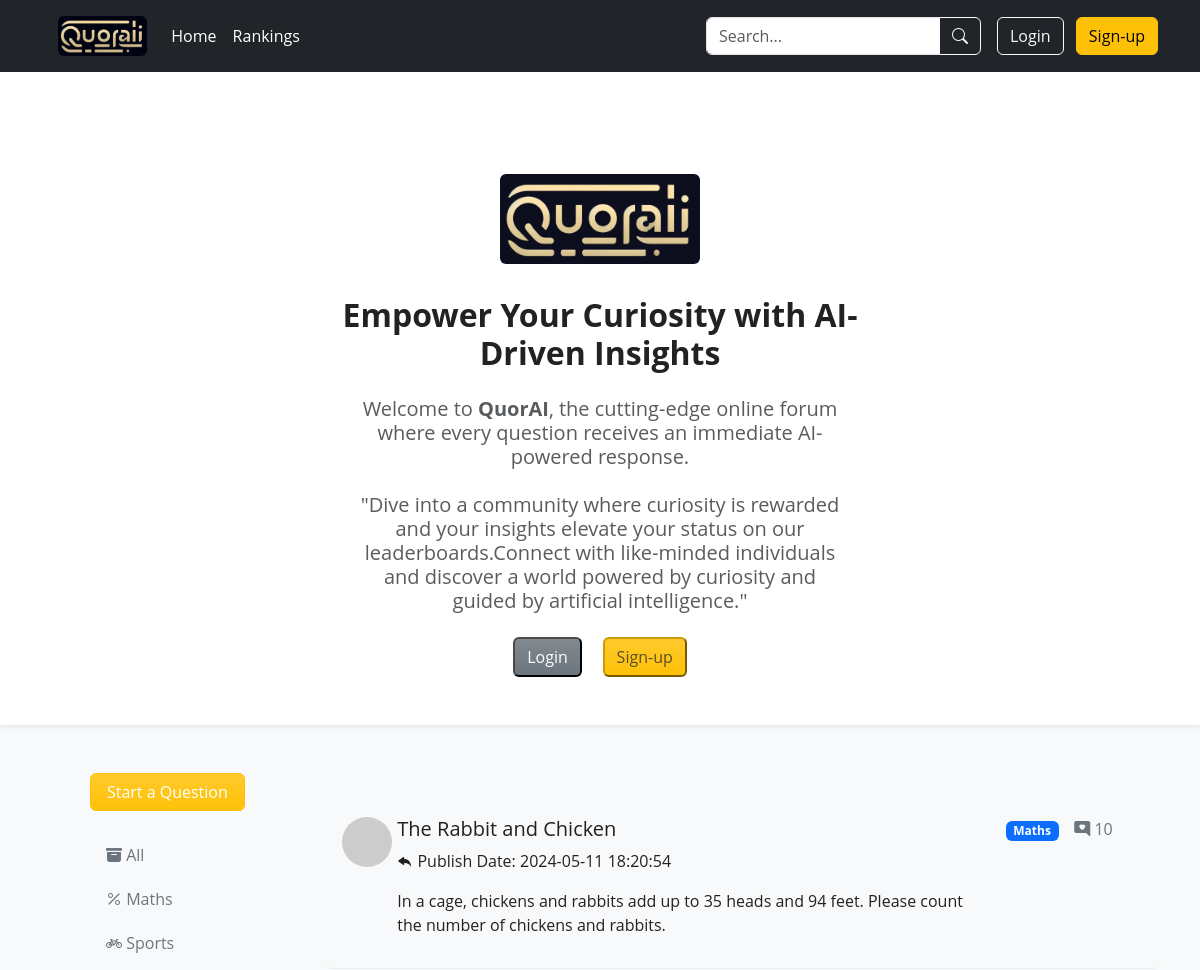
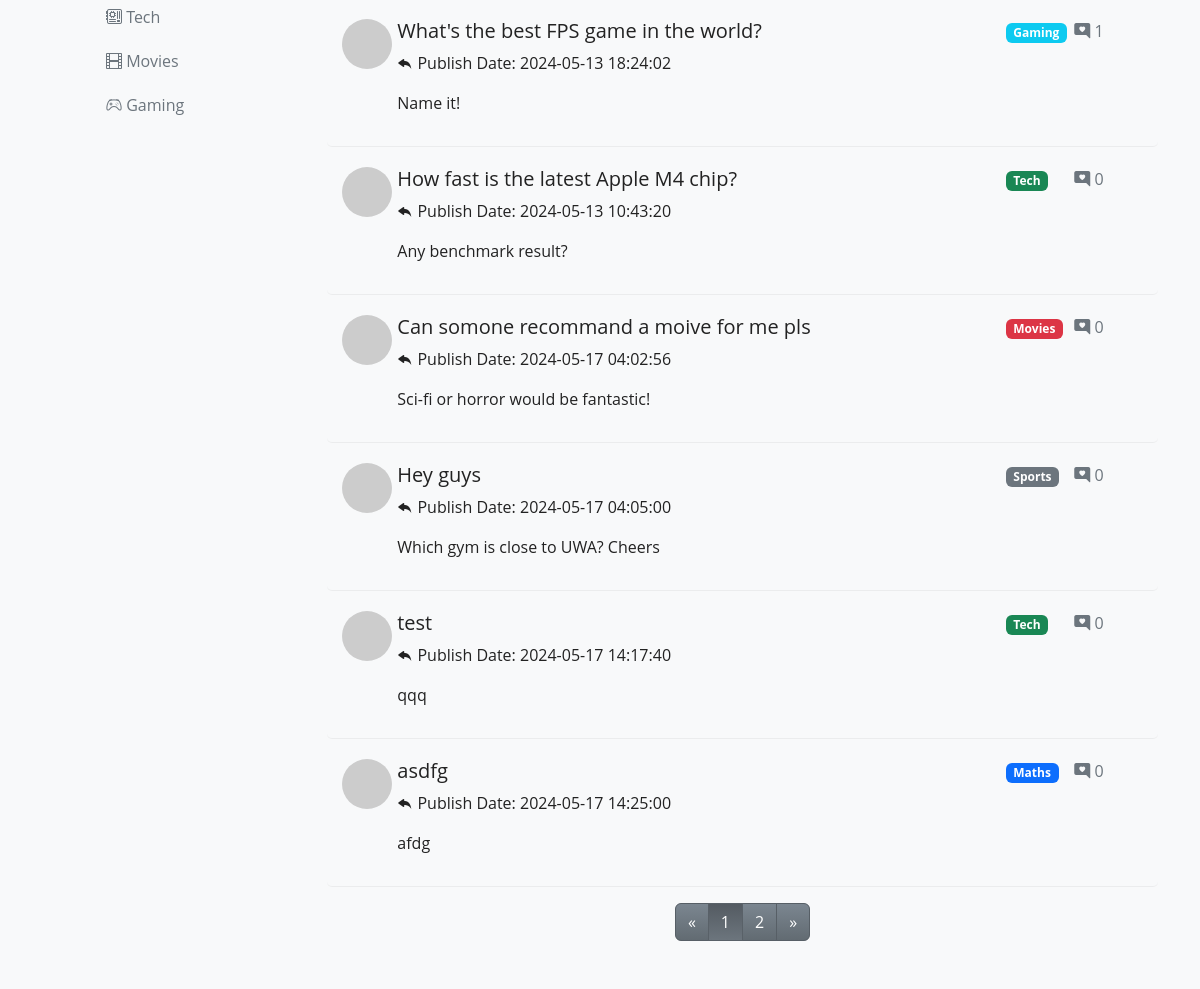
The page / on the database its author committed (2 pictures, top to bottom).
### app/models.py (models this page shows, shortened)
class Category(db.Model):
    id = db.Column(db.Integer, primary_key=True)
    name = db.Column(db.String(32), unique=True)
    iconClass = db.Column(db.String(32))
    posts = db.relationship('Post', backref='category', lazy='dynamic')

class Post(db.Model):
    id = db.Column(db.Integer, primary_key=True)
    title = db.Column(db.String(64))
    body = db.Column(db.String(1024))
    timestamp = db.Column(db.DateTime, index=True, default=datetime.now)
    author_id = db.Column(db.Integer, db.ForeignKey('user.id'), index=True)
    category_id = db.Column(db.Integer, db.ForeignKey('category.id'), index=True)
    comments = db.relationship('Comment', backref='post', lazy='dynamic')
    is_solved = db.Column(db.Boolean, default=False)

### app/routes.py (the view)
@app.route('/')
def index():
    page = request.args.get('page', 1, type=int)
    category_id = request.args.get('category')
    if category_id:
        paginate = Post.query.filter_by(
            category_id=category_id).paginate(page=page, per_page=7)
    else:
        paginate = Post.query.paginate(page=page, per_page=7)
    categories = Category.query.all()
    return render_template('index.html', user=current_user, categories=categories, paginate=paginate)

### app/templates/index.html (shortened to what this page needs)
{% extends "base.html" %}
{% block style %}
<link rel="stylesheet" href="{{ url_for('static', filename='css/index.css') }}" />
{% endblock %}
{% block main %}
<div class="bg-light">
    {% if not current_user.is_authenticated %}
    <div class="text-center bg-white pt-3 shadow-sm pb-5">
        <h1 class="danger-text pt-5 pb-4"><img alt="logo" src="{{ url_for('static', filename='img/4501715747379_.pic.jpg') }}" class="rounded index-logo" /></h1>
        <div class="col-md-6 offset-3">
            <h2><b>Empower Your Curiosity with AI-Driven Insights</b></h2>
            <h5 class="mt-4 mb-4 col-md-10 offset-1 text-muted">Welcome to <b>QuorAI</b>, the cutting-edge online forum where every question receives an immediate AI-powered response.</h5>
            <h5 class="mt-4 mb-4 col-md-10 offset-1 text-muted">"Dive into a community where curiosity is rewarded and your insights elevate your status on our leaderboards.Connect with like-minded individuals and discover a world powered by curiosity and guided by artificial intelligence."</h5>
        </div>
        <div>
            <a class="btn btn-secondary bg-gradient btn-large intro-btn-login" href="#" data-bs-toggle="modal" data-bs-target="#ModalToggle">Login</a>
            <a class="btn btn-warning bg-gradient btn-large intro-btn-signup text-muted" href="#" data-bs-toggle="modal" data-bs-target="#staticBackdrop">Sign-up</a>
       </div>
    </div>
    {% endif %}
    <div class="container mt-5">
        <div class="row clearfix">
            <div class="homepage-nav col-md-3 column">
                <a class="btn btn-warning bg-gradient text-white px-3 mx-5" href="{{ url_for('newDiscussion') }}">Start a
                    Question</a>
                <ul class="nav flex-column mt-4 mx-5">
                    <li class="nav-item mb-1">
                        <a class="nav-link text-secondary hover-orange" href= "/">
                            <i class="bi bi-archive-fill"></i>
                            <span class="Button-label">All</span>
                        </a>
                    </li>
                    {% for category in categories %}
                    <li class="nav-item mb-1">
                        <a class="nav-link text-secondary hover-orange" href="?category={{ category.id }}">
                            <i class="{{ category.iconClass }}"></i>
                            <span class="Button-label">{{ category.name }}</span>
                        </a>
                    </li>
                    {% endfor %}
                </ul>
            </div>
            <div class="homepage-results col-md-9 column">
                {% if paginate.total == 0 %}
                <h4 class="text-center mt-4 text-secondary">
                    No discussions found.
                </h4>
                {% else %}
                <ul class="discussion-list list-unstyled mt-4">
                    {% for post in paginate.items %}
                    <li>
                        <div class="row clearfix">
                            <div class="col-md-10 column row clearfix">
                                <div class="col-md-1 column">
                                    <img alt="Avatar" src='https://robohash.org/{{ post.author.email }}' class="rounded-circle"
                                        style="width: 50px; height: 50px;" />
                                </div>
                                <div class="col-md-11">
                                    <h5>
                                        <a href="{{ url_for('postDetails', post_id=post.id) }}" style="text-decoration: none; color: inherit;" onmouseover="this.style.color='#007bff'" onmouseout="this.style.color='inherit'">{{ post.title }}</a>
                                    </h5>
                                    <p>
                                        <i class="bi bi-reply-fill"></i>
                                        Publish Date: <span id="humanTimestamp_{{ post.id }}"></span>
                                    </p>
                                    <p>
                                        {{ post.body }}
                                    </p>
                                </div>
                            </div>
                            <div class="col-md-2 column">
                                <div class="row clearfix">
                                    <div class="col-md-6 column">
                                        <span class="badge category-tag" data-category-id="{{ post.category.id }}">{{ post.category.name }}</span>
                                    </div>
                                    <div class="col-md-6 column text-secondary">
                                        <p>
                                            <i class="bi bi-chat-right-heart-fill"></i>
                                            {{ post.comments.all()|length }}
                                        </p>
                                    </div>
                                </div>
                            </div>
                        </div>
                    </li>
                    {% endfor %}
                </ul>
                <ul class="pagination justify-content-center mb-5">
                    <li {% if not paginate.has_prev %}class="page-item disabled" {% else %}class="page-item" {% endif %}><a
                            class="page-link" href="{{ url_for('index') }}?page={{ paginate.prev_num }}"
                            aria-label="Previous"><span aria-hidden="true">&laquo;</span></a></li>
                    {% for num in range(1, paginate.pages+1) %}
                    <li {% if num==paginate.page %}class="page-item active" {% else %}class="page-item" {% endif %}><a
                            class="page-link" href="{{ url_for('index') }}?page={{ num }}">{{ num }}</a></li>
                    {% endfor %}
                    <li {% if not paginate.has_next %}class="page-item disabled" {% else %}class="page-item" {% endif %}><a
                            class="page-link" href="{{ url_for('index') }}?page={{ paginate.next_num }}"
                            aria-label="Next"><span aria-hidden="true">&raquo;</span></a></li>
                </ul>
                {% endif %}
            </div>
        </div>
    </div>
</div>
{% endblock %}

### app/static/css/base.css (style rules this page uses)
* { box-sizing: border-box; margin: 0; padding: 0; }
body { font-family: 'Open Sans', sans-serif; color: #222; overflow-x: hidden; }

### app/static/css/index.css (style rules this page uses)
.discussion-list li { padding: 20px 15px 15px 15px; border-bottom: 1px solid #9f9f9f24; border-radius: 5px; transition: all 0.2s ease-in-out; }
.pagination .page-link { color: #fff; background-color: #6c757d; background-image: linear-gradient(180deg, #7b8690, #626b72); border: 1px solid #575f66; transition: all 0.2s; }
.pagination .page-item.active .page-link { background-color: #545b62; background-image: linear-gradient(180deg, #545b62, #6c757d); border-color: #596168; }
.index-logo { height: 90px; opacity: 0.95; filter: blur(0.1px); }
.intro-btn-login { border: 2px outset #4a4a4a; }
.intro-btn-signup { border: 2px outset #cc9a06; }

### rows shown on the page
Category: name "Maths"
Category: name "Sports"
Category: name "Tech"
Category: name "Movies"
Category: name "Gaming"
Post: title "The Rabbit and Chicken", body "In a cage, chickens and rabbits add up to 35 heads and 94 feet. Please count the number of chickens and rabbits.", category.name "Maths", comments.all|length "10"
Post: title "What's the best FPS game in the world?", body "Name it!", category.name "Gaming", comments.all|length "1"
Post: title "How fast is the latest Apple M4 chip?", body "Any benchmark result?", category.name "Tech", comments.all|length "0"
Post: title "Can somone recommand a moive for me pls", body "Sci-fi or horror would be fantastic!", category.name "Movies", comments.all|length "0"
Post: title "Hey guys", body "Which gym is close to UWA? Cheers", category.name "Sports", comments.all|length "0"
Post: title "test", body "qqq", category.name "Tech", comments.all|length "0"
Post: title "asdfg", body "afdg", category.name "Maths", comments.all|length "0"

### other values the page prints
{{ num }} "1" "2"
